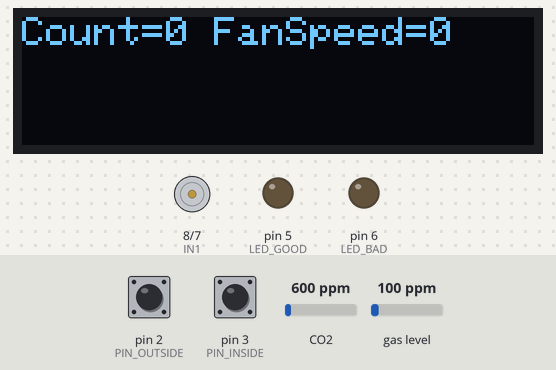
This sketch was run on a simulated Arduino Uno, built with avr-gcc and run on an emulated ATmega328P. On the bench: 128×32 one-colour display, motor-driver pin pairs drawn as motors (green arrow = first pin HIGH = forward, orange = second pin HIGH = backward, longer = more drive, scaled by the enable pin), output pins drawn as LEDs (lit = HIGH). Inputs (shaded band) come from the test bench; at power-on: CO2 600 ppm, pin 2 (PIN_OUTSIDE) HIGH, pin 3 (PIN_INSIDE) HIGH, gas level 100 ppm. The local clock reads 2024-03-15 10:24:30 at power-on unless the sketch sets it; storage starts empty; pins used as bus, display or sensor lines are not drawn; what the sketch prints to the serial monitor is not drawn.

Above: at 3.1 s.
At 13.4 s:
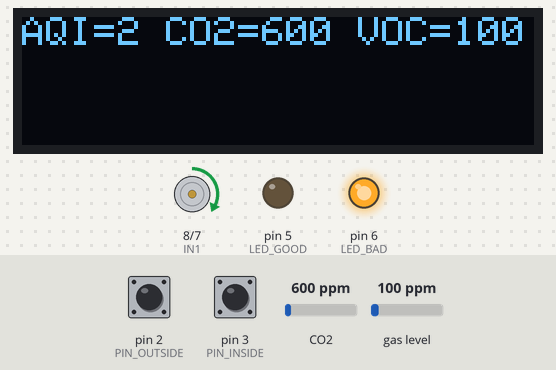
13.5 s: CO2 set to 564 ppm
At 21.5 s:
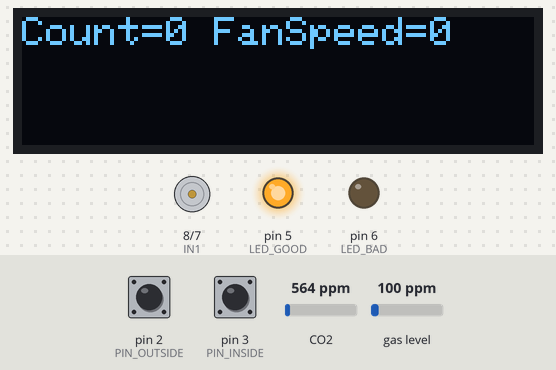
31.5 s: CO2 set to 1050 ppm
At 41.4 s:
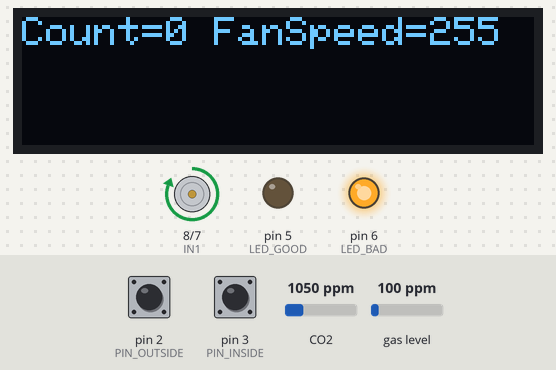
Timing chart, 0 to 42.9 s (numbered marks = the images above; inputs shaded):
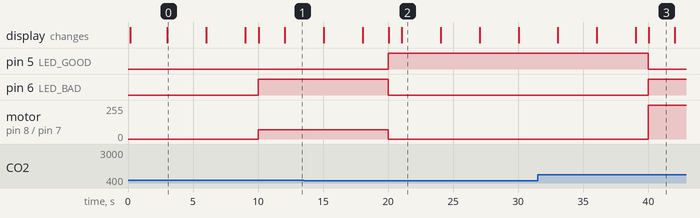

Measured:
- the behaviour switches between 600 and 599 ppm on CO2 (found by bisection; images 1 and 2)
- after the input at 13.5 s, pin 5 (LED_GOOD): LOW → HIGH after 6.5 s; pin 6 (LED_BAD): HIGH → LOW after 6.5 s; motor on pin 8 (IN1) / pin 7 (IN2): forward 70/255 → stopped after 6.5 s; the display: first differs from a run without the input after 6.5 s (image 2 shows a later state)
- after the input at 31.5 s, pin 5 (LED_GOOD): HIGH → LOW after 8.5 s; pin 6 (LED_BAD): LOW → HIGH after 8.5 s; motor on pin 8 (IN1) / pin 7 (IN2): stopped → forward 255/255 after 8.5 s; the display: first differs from a run without the input after 8.5 s (image 3)
- what the display in image 0 shows lasts 3.0 s, from 3.0 s to 6.0 s

The sketch:

final_code_task_4.ino
```cpp
#include <Wire.h>
#include <SPI.h>
#include <SD.h>
#include <ScioSense_ENS160.h>
#include <RTClib.h>
#include <SSD1306Ascii.h>
#include <SSD1306AsciiWire.h>

#define OLED_ADDR 0x3C
SSD1306AsciiWire oled;

#define SD_CS_PIN 10
ScioSense_ENS160 ens160(ENS160_I2CADDR_1);

// Fresh file each boot to avoid mixing formats
const char *LOG_FILE = "iaq_log.csv";

unsigned long lastSample = 0;
const unsigned long SAMPLE_MS = 10000;

RTC_DS3231 rtc;
#define ENA 9
#define IN1 8
#define IN2 7
int fanSpeed = 0;

const uint8_t PIN_OUTSIDE = 2;
const uint8_t PIN_INSIDE  = 3;
const bool ACTIVE_LOW = true;
const unsigned long EDGE_DEBOUNCE_MS = 40;
const unsigned long SEQ_TIMEOUT_MS   = 2000;
int peopleCount = 0;

// LED pins (one ON at a time)
#define LED_GOOD 5   // ON when fan OFF
#define LED_BAD  6   // ON when fan ON

struct Debounced { uint8_t pin; bool raw; bool stable; unsigned long tchg; };
Debounced sOutside{PIN_OUTSIDE,false,false,0};
Debounced sInside {PIN_INSIDE,false,false,0};

enum SeqState { IDLE, SEEN_OUTSIDE, SEEN_INSIDE, WAIT_BOTH_CLEAR };
SeqState seq = IDLE;
unsigned long tSeqStart = 0;
inline bool isActive(bool l){return ACTIVE_LOW?l==LOW:l==HIGH;}
bool outsideActivePrev=false,insideActivePrev=false;

// OLED page state
String lastLine = "";
bool lastPage = true;

// ---------- OLED functions ----------
void showPage1(uint8_t aqi,uint16_t eco2,uint16_t tvoc){
  String line = "AQI=" + String(aqi) + " CO2=" + String(eco2) + " VOC=" + String(tvoc);
  if(line != lastLine){
    oled.clear();
    oled.setCursor(0,0);
    oled.print(line);
    lastLine = line;
  }
}

void showPage2(int count,int fan){
  String line = "Count=" + String(count) + " FanSpeed=" + String(fan);
  if(line != lastLine){
    oled.clear();
    oled.setCursor(0,0);
    oled.print(line);
    lastLine = line;
  }
}

// ---------- Zero-padded timestamp helper ----------
void printTimestampPadded(File &f, const DateTime &t) {
  // YYYY-M-D,HH:MM:SS with zero-padded time
  f.print(t.year()); f.print('-'); f.print(t.month()); f.print('-'); f.print(t.day()); f.print(',');
  if (t.hour()   < 10) f.print('0'); f.print(t.hour());   f.print(':');
  if (t.minute() < 10) f.print('0'); f.print(t.minute()); f.print(':');
  if (t.second() < 10) f.print('0'); f.print(t.second());
}

// ---------- Debounce ----------
void updateDebounced(Debounced& s){
  bool n=digitalRead(s.pin); unsigned long t=millis();
  if(n!=s.raw){s.raw=n;s.tchg=t;}
  if((t-s.tchg)>=EDGE_DEBOUNCE_MS) s.stable=s.raw;
}

// ---------- Setup ----------
void setup(){
  Serial.begin(9600); while(!Serial){}
  Wire.begin(); delay(30);

  // RTC (already holds local time if you set via __DATE__/__TIME__)
  if(!rtc.begin()){Serial.println(F("RTC missing"));while(1);}
  if(rtc.lostPower()) rtc.adjust(DateTime(F(__DATE__),F(__TIME__)));

  // OLED
  oled.begin(&Adafruit128x32, OLED_ADDR);
  oled.setFont(Adafruit5x7);
  oled.clear();
  oled.print(F("Initializing..."));

  // ENS160
  if(!ens160.begin()){Serial.println(F("ENS160 missing"));while(1);}
  ens160.setMode(ENS160_OPMODE_STD);

  // SD
  pinMode(SD_CS_PIN,OUTPUT); digitalWrite(SD_CS_PIN,HIGH);
  if(!SD.begin(SD_CS_PIN)){Serial.println(F("SD fail"));while(1);}

  // Fresh file + header
  SD.remove(LOG_FILE);
  {
    File f=SD.open(LOG_FILE,FILE_WRITE);
    if (f) { f.println(F("Date,Time,AQI,eCO2_ppm,TVOC_ppb,PeopleCount,FanSpeed")); f.close(); }
    else { Serial.println(F("Failed to create log file")); }
  }

  // Fan pins
  pinMode(ENA,OUTPUT);
  pinMode(IN1,OUTPUT);
  pinMode(IN2,OUTPUT);
  digitalWrite(IN1,HIGH);
  digitalWrite(IN2,LOW);

  // LED pins
  pinMode(LED_GOOD, OUTPUT);
  pinMode(LED_BAD,  OUTPUT);
  digitalWrite(LED_GOOD, LOW);
  digitalWrite(LED_BAD,  LOW);

  // IR sensors
  pinMode(PIN_OUTSIDE,INPUT_PULLUP);
  pinMode(PIN_INSIDE,INPUT_PULLUP);
  sOutside.raw=sOutside.stable=digitalRead(PIN_OUTSIDE);
  sInside.raw=sInside.stable=digitalRead(PIN_INSIDE);
  outsideActivePrev=isActive(sOutside.stable);
  insideActivePrev=isActive(sInside.stable);

  oled.clear();
  oled.print(F("System Ready"));
}

// ---------- Loop ----------
void loop(){
  updateDebounced(sOutside); updateDebounced(sInside);
  bool oA=isActive(sOutside.stable), iA=isActive(sInside.stable);
  bool oR=(oA&&!outsideActivePrev), iR=(iA&&!insideActivePrev);
  unsigned long now=millis();

  switch(seq){
    case IDLE: if(oR){seq=SEEN_OUTSIDE;tSeqStart=now;}
               else if(iR){seq=SEEN_INSIDE;tSeqStart=now;} break;
    case SEEN_OUTSIDE:
      if(iR){peopleCount++;seq=WAIT_BOTH_CLEAR;}
      else if(now-tSeqStart>SEQ_TIMEOUT_MS) seq=WAIT_BOTH_CLEAR; break;
    case SEEN_INSIDE:
      if(oR&&peopleCount>0){peopleCount--;seq=WAIT_BOTH_CLEAR;}
      else if(now-tSeqStart>SEQ_TIMEOUT_MS) seq=WAIT_BOTH_CLEAR; break;
    case WAIT_BOTH_CLEAR:
      if(!oA&&!iA) seq=IDLE; break;
  }
  outsideActivePrev=oA; insideActivePrev=iA;

  // --- sample ENS160 every 10 s ---
  if(millis()-lastSample>=SAMPLE_MS){
    lastSample=millis();
    ens160.measure(true);
    uint8_t aqi=ens160.getAQI();
    uint16_t eco2=ens160.geteCO2();
    uint16_t tvoc=ens160.getTVOC();

    // --- Fan rule ---
    if (aqi <= 1) {
      fanSpeed = 0;
    } else if (aqi == 2) {
      fanSpeed = 70;
    } else if (aqi == 3) {
      fanSpeed = 140;
    } else {
      fanSpeed = 255;
    }
    analogWrite(ENA, fanSpeed);

    // --- LED indication (one LED ON at a time) ---
    if (fanSpeed == 0) {
      digitalWrite(LED_GOOD, HIGH);  // fan off -> LED5 on
      digitalWrite(LED_BAD,  LOW);
    } else {
      digitalWrite(LED_GOOD, LOW);
      digitalWrite(LED_BAD,  HIGH);  // fan on -> LED6 on
    }

    // --- Log to SD with LOCAL time from RTC ---
    DateTime local = rtc.now();   // <- no additional offset
    File f = SD.open(LOG_FILE, FILE_WRITE);
    if (f) {
      printTimestampPadded(f, local); f.print(',');
      f.print(aqi); f.print(','); f.print(eco2); f.print(','); f.print(tvoc); f.print(',');
      f.print(peopleCount); f.print(','); f.println(fanSpeed);
      f.close();
    }

    // Serial preview
    Serial.print(F("Time="));
    if (local.hour() < 10) Serial.print('0'); Serial.print(local.hour()); Serial.print(':');
    if (local.minute() < 10) Serial.print('0'); Serial.print(local.minute()); Serial.print(':');
    if (local.second() < 10) Serial.print('0'); Serial.print(local.second());
    Serial.print(F(" | AQI="));   Serial.print(aqi);
    Serial.print(F(" CO2="));     Serial.print(eco2);
    Serial.print(F(" VOC="));     Serial.print(tvoc);
    Serial.print(F(" Count="));   Serial.print(peopleCount);
    Serial.print(F(" FanSpeed="));Serial.println(fanSpeed);
  }

  // --- Alternate OLED every 3 s ---
  static unsigned long lastPageTime=0;
  static bool page1=true;
  if(millis()-lastPageTime>=3000){
    lastPageTime=millis();
    page1=!page1;
    lastLine = "";  // force refresh on page change
  }

  if(page1)
    showPage1(ens160.getAQI(),ens160.geteCO2(),ens160.getTVOC());
  else
    showPage2(peopleCount,fanSpeed);
}
```
